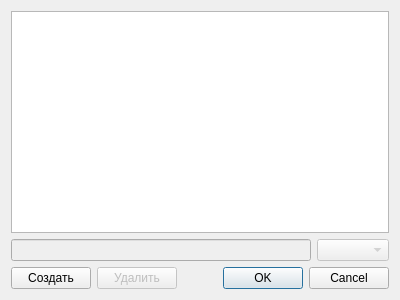
<?xml version="1.0" encoding="UTF-8"?>
<ui version="4.0">
 <class>UsersDialog</class>
 <widget class="QDialog" name="UsersDialog">
  <property name="geometry">
   <rect>
    <x>0</x>
    <y>0</y>
    <width>400</width>
    <height>300</height>
   </rect>
  </property>
  <property name="windowTitle">
   <string>Dialog</string>
  </property>
  <layout class="QVBoxLayout" name="verticalLayout">
   <item>
    <widget class="QListWidget" name="AccountsListWidget">
     <property name="selectionBehavior">
      <enum>QAbstractItemView::SelectItems</enum>
     </property>
    </widget>
   </item>
   <item>
    <layout class="QHBoxLayout" name="horizontalLayout_2">
     <item>
      <widget class="QLineEdit" name="NameLineEdit">
       <property name="enabled">
        <bool>false</bool>
       </property>
      </widget>
     </item>
     <item>
      <widget class="QComboBox" name="StatusComboBox">
       <property name="enabled">
        <bool>false</bool>
       </property>
      </widget>
     </item>
    </layout>
   </item>
   <item>
    <layout class="QHBoxLayout" name="horizontalLayout">
     <item>
      <widget class="QPushButton" name="CreatePushButton">
       <property name="text">
        <string>Создать</string>
       </property>
      </widget>
     </item>
     <item>
      <widget class="QPushButton" name="RemovePushButton">
       <property name="enabled">
        <bool>false</bool>
       </property>
       <property name="text">
        <string>Удалить</string>
       </property>
      </widget>
     </item>
     <item>
      <widget class="QDialogButtonBox" name="buttonBox">
       <property name="orientation">
        <enum>Qt::Horizontal</enum>
       </property>
       <property name="standardButtons">
        <set>QDialogButtonBox::Cancel|QDialogButtonBox::Ok</set>
       </property>
      </widget>
     </item>
    </layout>
   </item>
  </layout>
 </widget>
 <resources/>
 <connections>
  <connection>
   <sender>buttonBox</sender>
   <signal>accepted()</signal>
   <receiver>UsersDialog</receiver>
   <slot>accept()</slot>
   <hints>
    <hint type="sourcelabel">
     <x>248</x>
     <y>254</y>
    </hint>
    <hint type="destinationlabel">
     <x>157</x>
     <y>274</y>
    </hint>
   </hints>
  </connection>
  <connection>
   <sender>buttonBox</sender>
   <signal>rejected()</signal>
   <receiver>UsersDialog</receiver>
   <slot>reject()</slot>
   <hints>
    <hint type="sourcelabel">
     <x>316</x>
     <y>260</y>
    </hint>
    <hint type="destinationlabel">
     <x>286</x>
     <y>274</y>
    </hint>
   </hints>
  </connection>
 </connections>
</ui>
